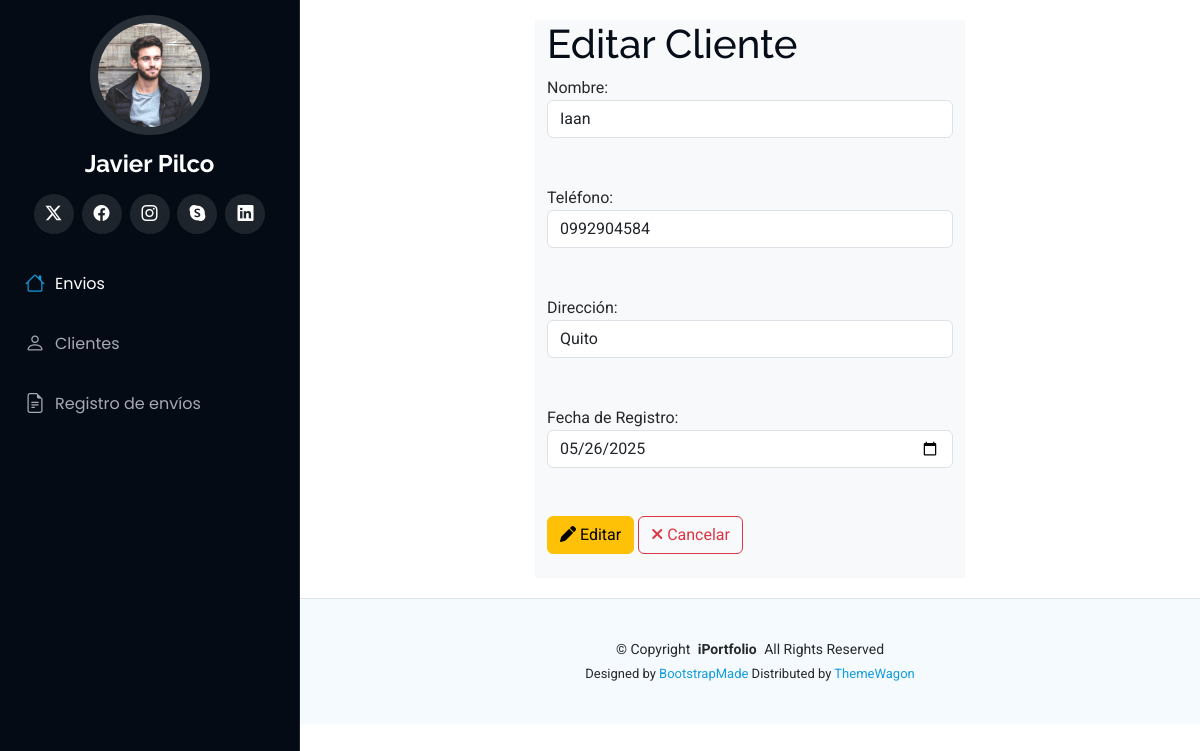
The app's page /editarCliente/1, older data.
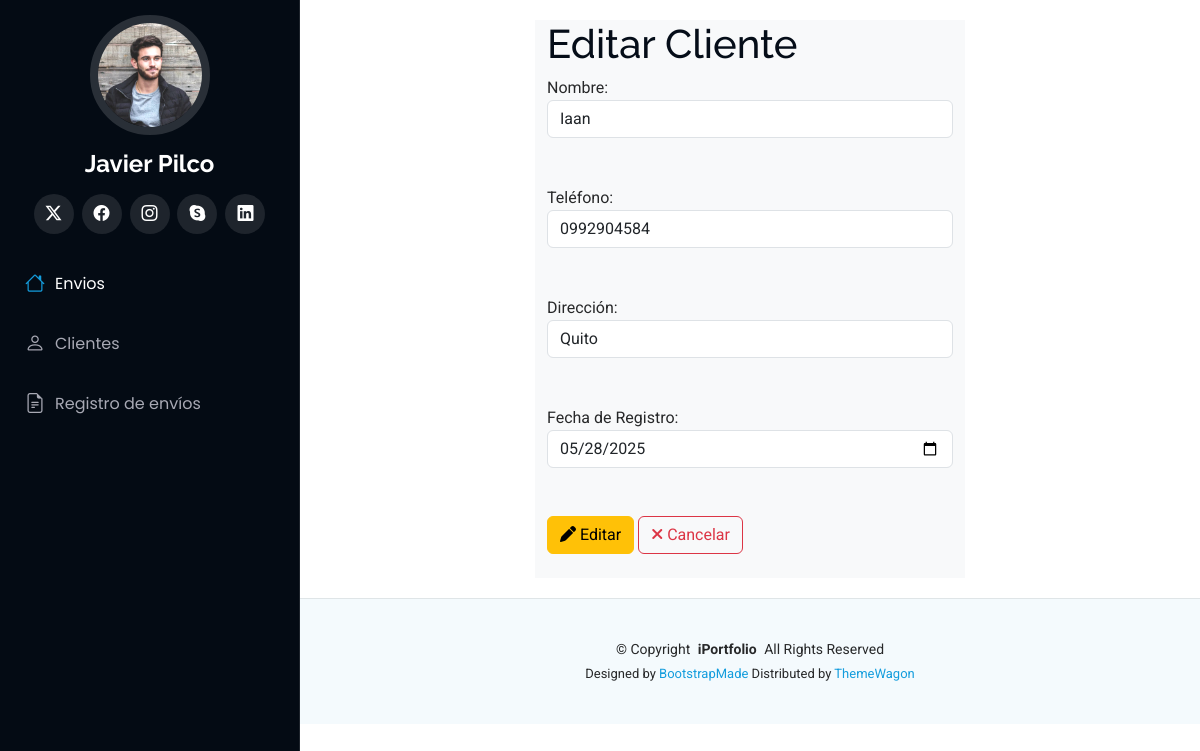
The same page, newer data.
### Aplicaciones/Logistica/models.py (models this page shows, shortened)
class Cliente(models.Model):
    nombre = models.CharField(max_length=100)
    telefono = models.CharField(max_length=15)
    direccion = models.CharField(max_length=200)
    fecha_registro = models.DateField()

### Aplicaciones/Logistica/views.py (the view)
# urls.py: path('editarCliente/<id>', views.editarCliente),
def editarCliente(request, id):
    cliente = Cliente.objects.get(id=id)
    return render(request, "editarCliente.html", {'cliente': cliente})

### Aplicaciones/Logistica/templates/editarCliente.html (shortened to what this page needs)
{% extends './plantilla.html' %}
{% block contenido %}
<div class="row">
    <div class="col-md-3"></div>
    <div class="col-md-6 bg-light">
        <h1>Editar Cliente</h1>
        <form action="/procesarEdicionCliente" method="post">
            <label for="nombre">Nombre:</label><br>
            <input class="form-control" type="text" name="nombre" id="nombre" value="{{ cliente.nombre }}"><br><br>
            <label for="telefono">Teléfono:</label><br>
            <input class="form-control" type="text" name="telefono" id="telefono" value="{{ cliente.telefono }}"><br><br>
            <label for="direccion">Dirección:</label><br>
            <input class="form-control" type="text" name="direccion" id="direccion" value="{{ cliente.direccion }}"><br><br>
            <label for="fecha_registro">Fecha de Registro:</label><br>
            <input class="form-control" type="date" name="fecha_registro" id="fecha_registro" value="{{ cliente.fecha_registro|date:'Y-m-d' }}"><br><br>
            <button class="btn btn-warning" type="submit">
                <i class="fa fa-pen"></i> Editar
            </button>
            <a class="btn btn-outline-danger" href="/clientes">
                <i class="fa fa-times"></i> Cancelar
            </a>
        </form>
        <br>
    </div>
    <div class="col-md-3"></div>
</div>
{% endblock %}

Row changes from the older to the newer data that the page shows:
changed Cliente "Iaan": fecha_registro "05/26/2025" → "05/28/2025"
